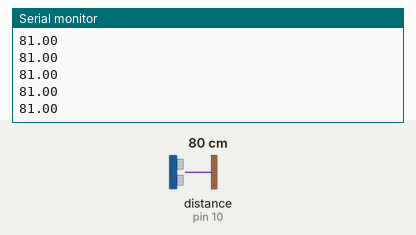
This sketch was run on a simulated Arduino Uno, built with avr-gcc and run on an emulated ATmega328P. Shown: the last lines printed to the serial monitor. Inputs (shaded band) come from the test bench; at power-on: distance to the obstacle (sensor on pin 10) 80 cm. The echo pulse lasts 58.3 µs per cm.

Above: at 1.2 s.
1.3 s: distance to the obstacle (sensor on pin 10) set to 2 cm
At 2.2 s:
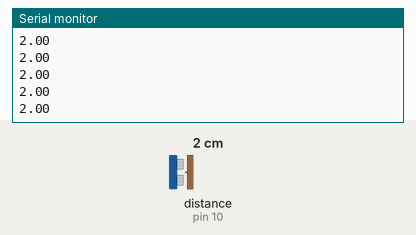
2.8 s: distance to the obstacle (sensor on pin 10) set to 4 cm
At 3.6 s:
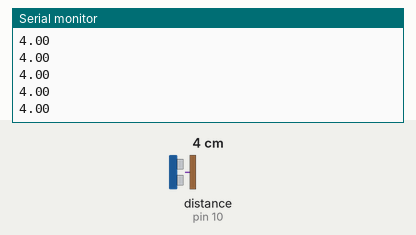
Timing chart, 0 to 5.8 s (numbered marks = the images above; inputs shaded):
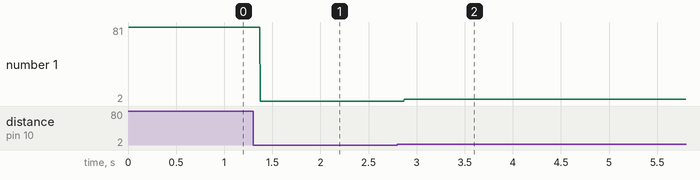

Measured:
- after the input at 1.3 s, the serial monitor: prints a new line after 0.07 s (image 1)
- after the input at 2.8 s, the serial monitor: prints a new line after 0.07 s (image 2)
- plotted number 1: 81 → 2 after the input at 1.3 s, 2 → 4 after the input at 2.8 s

The sketch:

servoultrasound.ino
```cpp
/*
  HC-SR04 NewPing Library Demonstration
  HC-SR04-NewPing.ino
  Demonstrates functions of NewPing Library for HC-SR04 Ultrasonic Range Finder
  Displays results on Serial Monitor

  DroneBot Workshop 2017
  http://dronebotworkshop.com
*/

// This uses Serial Monitor to display Range Finder distance readings

// Include NewPing Library
#include "NewPing.h"

// Hook up HC-SR04 with Trig to Arduino Pin 10, Echo to Arduino pin 13
// Maximum Distance is 400 cm

#define TRIGGER_PIN_1  9
#define ECHO_PIN_1     10
#define TRIGGER_PIN_2  8
#define ECHO_PIN_2     7
#define MAX_DISTANCE 400

NewPing sonar1(TRIGGER_PIN_1, ECHO_PIN_1, MAX_DISTANCE);
//NewPing sonar2(TRIGGER_PIN_2, ECHO_PIN_2, MAX_DISTANCE);

float distance1,distance2;

void setup() {
  Serial.begin (9600);
}

void loop() {

  //distance = sonar1.ping_cm();
  distance1 = sonar1.ping_cm();
  //distance2 = sonar2.ping_cm();

  // Send results to Serial Monitor
  Serial.println(distance1);
  // Serial.print(" ");
  // Serial.println(distance2);
}
```
